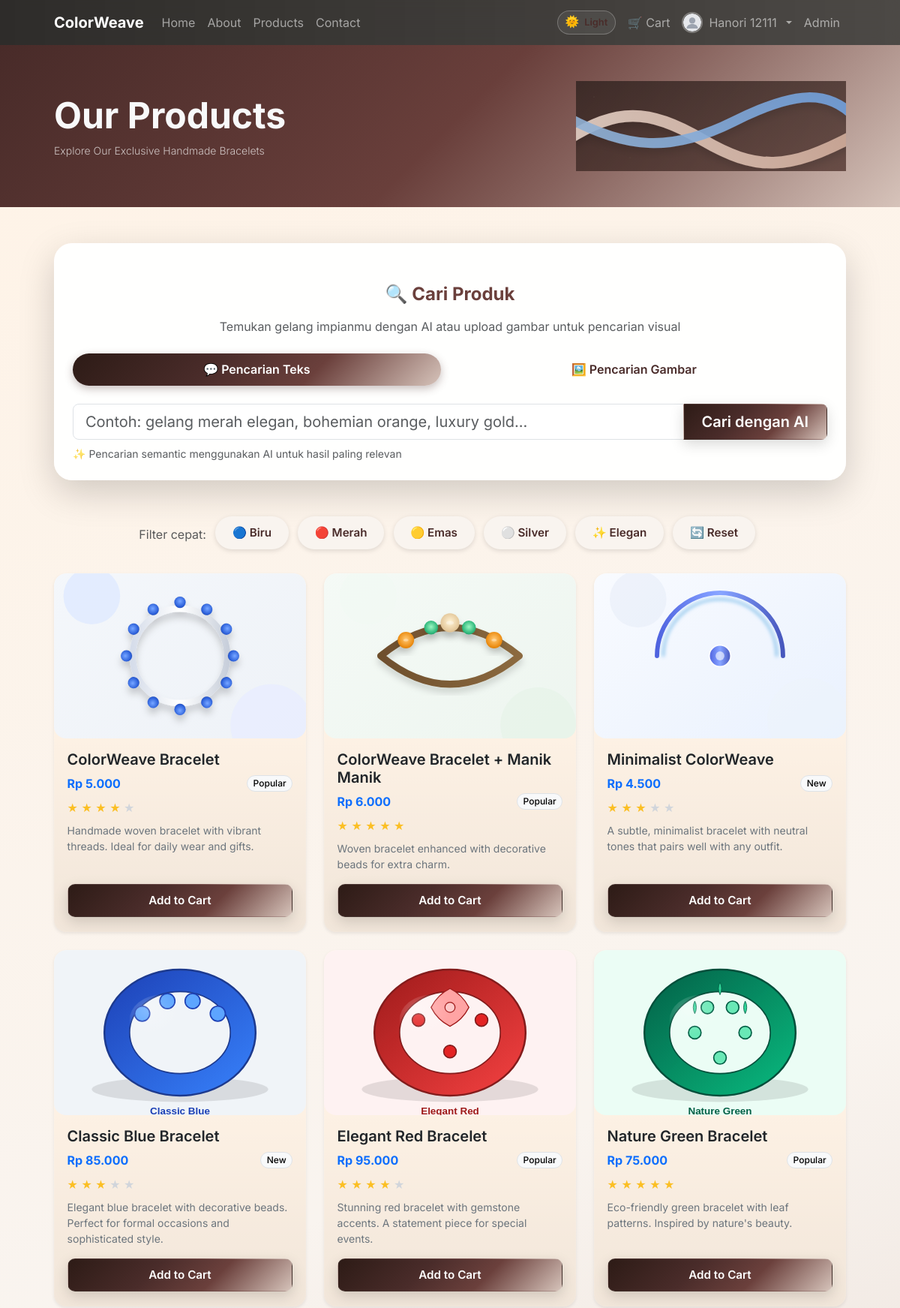
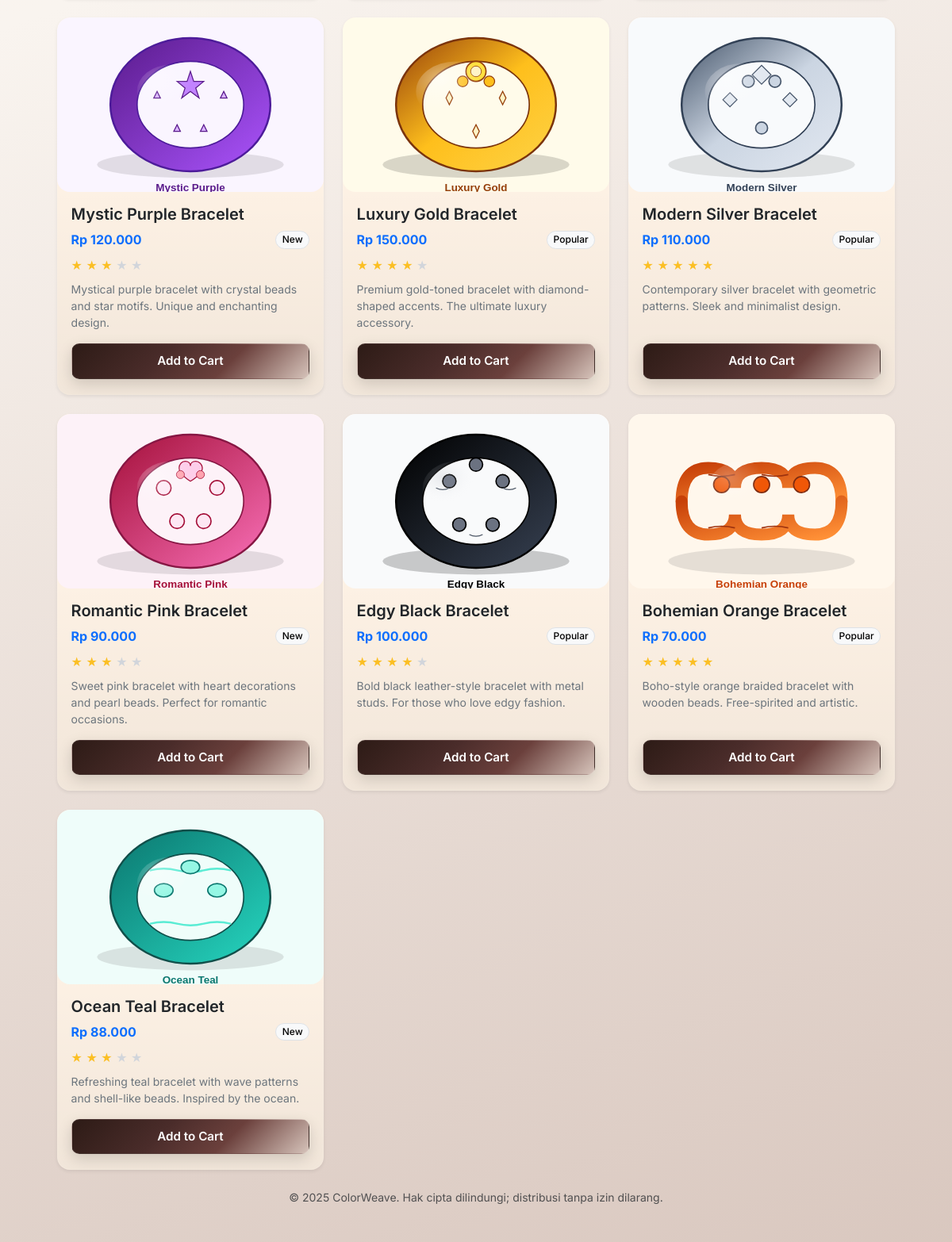
/products (signed in, upper part), run on the app's committed database (2 pictures, top to bottom).
### app/models.py (models this page shows, shortened)
class User(UserMixin, db.Model):
    __tablename__ = 'user'
    id = db.Column(db.Integer, primary_key=True)
    username = db.Column(db.String(80), unique=True, nullable=False)
    password_hash = db.Column(db.String(256), nullable=False)
    is_admin = db.Column(db.Boolean, default=False)
    email = db.Column(db.String(120), unique=True, nullable=True)
    bio = db.Column(db.Text, nullable=True)
    avatar = db.Column(db.String(256), nullable=True)

class Product(db.Model):
    __tablename__ = 'product'
    id = db.Column(db.Integer, primary_key=True)
    name = db.Column(db.String(200), nullable=False)
    price = db.Column(db.Integer, default=0)
    description = db.Column(db.Text, default='')
    image = db.Column(db.String(256), default='')
    stock = db.Column(db.Integer, default=0)

### app/routes.py (the view)
@main_bp.route('/products')
def products():
    try:
        products_data = load_products()
        return render_template('products.html', products=products_data)
    except Exception as e:
        flash('Error loading products', 'error')
        return redirect(url_for('main.home'))

### app/__init__.py (called while the page is built)
            def _wrapped_create_all(*a, **kw):
                if has_app_context():
                    return orig_create_all(*a, **kw)
                with app.app_context():
                    return orig_create_all(*a, **kw)

### app/utils.py (called while the page is built)
def load_products():
    try:
        db.create_all()
    except Exception:
        pass
    prods = []
    for p in Product.query.order_by(Product.id).all():
        prods.append({
            'id': p.id,
            'name': p.name,
            'price': p.price,
            'description': p.description,
            'image': p.image,
            'stock': p.stock,
        })
    return prods

### templates/products.html (shortened to what this page needs)
{% extends "base.html" %}
{% block content %}
<header class="products-hero gradient-primary text-light py-5">
    <div class="container">
        <div class="row align-items-center g-4">
            <div class="col-md-7">
                <h1 class="display-5 fw-bold mb-2">Our Products</h1>
                <p class="lead mb-0 text-light-50">Explore Our Exclusive Handmade Bracelets</p>
            </div>
            <div class="col-md-5 text-md-end">
                <img src="{{ url_for('static', filename='images/brand_abstract.svg') }}" alt="Brand motif" class="img-fluid opacity-75 d-none d-md-inline" style="max-height:120px;">
            </div>
        </div>
    </div>
</header>
<section class="products-section py-5">
    <div class="container">
        <div class="mb-5 p-4 glass-surface rounded-4 shadow-lg">
            <h3 class="mb-3 fw-bold text-center">🔍 Cari Produk</h3>
            <p class="text-center text-muted mb-4">Temukan gelang impianmu dengan AI atau upload gambar untuk pencarian visual</p>
            <ul class="nav nav-pills nav-fill mb-4" id="searchTabs" role="tablist">
                <li class="nav-item" role="presentation">
                    <button class="nav-link active" id="text-search-tab" data-bs-toggle="pill" data-bs-target="#text-search-pane" type="button" role="tab">
                        💬 Pencarian Teks
                    </button>
                </li>
                <li class="nav-item" role="presentation">
                    <button class="nav-link" id="image-search-tab" data-bs-toggle="pill" data-bs-target="#image-search-pane" type="button" role="tab">
                        🖼️ Pencarian Gambar
                    </button>
                </li>
            </ul>
            <div class="tab-content" id="searchTabContent">
                <div class="tab-pane fade show active" id="text-search-pane" role="tabpanel">
                    <form id="ai-search-form" onsubmit="event.preventDefault(); aiSearch();">
                        <div class="input-group input-group-lg">
                            <input id="ai-search-input" type="text" class="form-control" placeholder="Contoh: gelang merah elegan, bohemian orange, luxury gold..." autocomplete="off">
                            <button class="btn btn-primary px-4" type="submit">
                                <span class="d-none d-sm-inline">Cari dengan AI</span>
                            </button>
                        </div>
                        <small class="text-muted d-block mt-2">✨ Pencarian semantic menggunakan AI untuk hasil paling relevan</small>
                    </form>
                </div>
            </div>
        </div>
        <div class="mb-4 text-center">
            <span class="text-muted me-2">Filter cepat:</span>
            <button class="btn btn-sm btn-outline-secondary rounded-pill me-2 mb-2" onclick="document.getElementById('ai-search-input').value='gelang biru';aiSearch();">🔵 Biru</button>
            <button class="btn btn-sm btn-outline-secondary rounded-pill me-2 mb-2" onclick="document.getElementById('ai-search-input').value='gelang merah';aiSearch();">🔴 Merah</button>
            <button class="btn btn-sm btn-outline-secondary rounded-pill me-2 mb-2" onclick="document.getElementById('ai-search-input').value='gelang emas';aiSearch();">🟡 Emas</button>
            <button class="btn btn-sm btn-outline-secondary rounded-pill me-2 mb-2" onclick="document.getElementById('ai-search-input').value='gelang silver';aiSearch();">⚪ Silver</button>
            <button class="btn btn-sm btn-outline-secondary rounded-pill me-2 mb-2" onclick="document.getElementById('ai-search-input').value='gelang elegan';aiSearch();">✨ Elegan</button>
            <button class="btn btn-sm btn-outline-secondary rounded-pill me-2 mb-2" onclick="location.reload();">🔄 Reset</button>
        </div>
        <div class="row g-4" id="products-grid">
            {% for product in products %}
            <div class="col-12 col-sm-6 col-md-4">
                <div class="card h-100 product-card border-0 shadow-sm">
                    <a href="{{ url_for('product_detail', product_id=product.id) }}" class="d-block">
                        <div class="product-skel" data-skel>
                            {% set img_name = product.image if product.image else 'placeholder_product.svg' %}
                            <img src="{{ url_for('static', filename='images/' ~ img_name) }}"
                                 class="card-img-top object-fit-cover"
                                 alt="{{ product.name }}"
                                 width="400"
                                 height="220"
                                 loading="lazy"
                                 data-skel-img
                                 style="height:220px;"
                                 onerror="handleProductImageError(this);">
                        </div>
                    </a>
                    <div class="card-body d-flex flex-column">
                        <h5 class="card-title fw-semibold">{{ product.name }}</h5>
                                                <div class="d-flex justify-content-between align-items-center mb-2">
                                                    <p class="card-text text-primary fw-bold mb-0">{{ product.price|idr }}</p>
                                                    <span class="badge rounded-pill text-bg-light border">{% if product.stock and product.stock < 5 %}Low stock{% elif product.id % 3 == 0 %}New{% else %}Popular{% endif %}</span>
                                                </div>
                                                <div class="mb-2" aria-label="rating">
                                                    {% set stars = 3 + (product.id % 3) %}
                                                    {% for i in range(5) %}
                                                        {% if i < stars %}
                                                            <span style="color:#fbbf24;">★</span>
                                                        {% else %}
                                                            <span style="color:#d1d5db;">★</span>
                                                        {% endif %}
                                                    {% endfor %}
                                                </div>
                        <p class="card-text small text-secondary mb-3">{{ product.description }}</p>
                        <form action="{{ url_for('add_to_cart') }}" method="POST" class="mt-auto">
                            <button type="submit" class="btn btn-dark w-100">Add to Cart</button>
                        </form>
                    </div>
                </div>
            </div>
            {% endfor %}
        </div>
        <div class="text-center text-muted small mt-4">
            © 2025 ColorWeave. Hak cipta dilindungi; distribusi tanpa izin dilarang.
        </div>
    </div>
</section>
{% endblock %}

### templates/base.html (shortened to what this page needs)
<!DOCTYPE html>
<html lang="en">
<head>
    <link href="https://cdn.jsdelivr.net/npm/bootstrap@5.3.2/dist/css/bootstrap.min.css" rel="stylesheet">
    <link rel="stylesheet" href="{{ url_for('static', filename='style.css') }}">
</head>
<body>
    {% block header %}
    <header class="shadow-sm">
        {% set _ep = request.endpoint or '' %}
        {% if 'main.login' in _ep or 'main.register' in _ep %}
                <nav class="navbar navbar-dark bg-dark">
            <div class="container d-flex justify-content-between">
                <a class="navbar-brand fw-bold" href="/">ColorWeave</a>
                <div class="d-flex align-items-center gap-3">
                                            <button id="themeToggle" class="btn btn-outline btn-outline-light btn-sm" type="button" aria-label="Toggle theme" data-mode="light">
                                                    <span class="icon" data-icon>�</span><span class="label d-none d-md-inline" data-label>Light</span>
                                            </button>
                    {% if current_user.is_authenticated %}
                      <span class="text-light small">Hi, {{ current_user.username }}</span>
                      <a class="btn btn-sm btn-outline-light" href="/logout">Logout</a>
                    {% else %}
                      <a class="btn btn-sm btn-primary" href="/login">Login</a>
                    {% endif %}
                </div>
            </div>
        </nav>
        {% else %}
        <nav class="navbar navbar-expand-lg navbar-dark bg-dark">
            <div class="container">
                <a class="navbar-brand fw-bold" href="/">ColorWeave</a>
                <div class="collapse navbar-collapse" id="navbars">
                    <ul class="navbar-nav me-auto mb-2 mb-lg-0">
                        <li class="nav-item"><a class="nav-link" href="/">Home</a></li>
                        <li class="nav-item"><a class="nav-link" href="/about">About</a></li>
                        <li class="nav-item"><a class="nav-link" href="/products">Products</a></li>
                        <li class="nav-item"><a class="nav-link" href="/contact">Contact</a></li>
                    </ul>
                    <ul class="navbar-nav align-items-center">
                        <li class="nav-item me-2">
                                <button id="themeToggle" class="btn btn-outline btn-outline-light btn-sm" type="button" aria-label="Toggle theme" data-mode="light">
                                    <span class="icon" data-icon>�</span><span class="label d-none d-md-inline" data-label>Light</span>
                                </button>
                        </li>
                        <li class="nav-item"><a class="nav-link" href="/cart" aria-label="Cart">🛒 Cart</a></li>
                        {% if current_user.is_authenticated %}
                                                <li class="nav-item dropdown">
                                                        <a class="nav-link dropdown-toggle d-flex align-items-center gap-2" href="#" id="userMenu" role="button" data-bs-toggle="dropdown" aria-expanded="false">
                                                                {% if current_user.avatar %}
                                                                    <img src="{{ url_for('static', filename='images/avatars/' + current_user.avatar) }}" alt="avatar" class="rounded-circle" style="width:28px;height:28px;object-fit:cover;border:2px solid rgba(255,255,255,.3);">
                                                                {% else %}
                                                                    <img src="{{ url_for('static', filename='images/avatars/avatar_placeholder.svg') }}" alt="avatar" class="rounded-circle" style="width:28px;height:28px;object-fit:cover;border:2px solid rgba(255,255,255,.3);">
                                                                {% endif %}
                                                                <span>{{ current_user.username }}</span>
                                                        </a>
                                                </li>
                        {% else %}
                        <li class="nav-item"><a class="nav-link" href="/login">Login</a></li>
                        {% endif %}
                                                {% if current_user.is_authenticated and current_user.is_admin %}
                                                    <li class="nav-item"><a class="nav-link" href="/admin">Admin</a></li>
                                                {% else %}
                                                    <li class="nav-item"><a class="nav-link" href="/admin/login">Admin</a></li>
                                                {% endif %}
                    </ul>
                </div>
            </div>
        </nav>
        {% endif %}
    </header>
    {% endblock %}
    <main>
        {% block content %}{% endblock %}
    </main>
</body>
</html>

### data on the page
User: username "Hanori 12111"
Product: image (picture), name "ColorWeave Bracelet", price|idr "Rp 5.000", shows "Popular", description "Handmade woven bracelet with vibrant threads. Ideal for daily wear and gifts."
Product: image (picture), name "ColorWeave Bracelet + Manik Manik", price|idr "Rp 6.000", shows "Popular", description "Woven bracelet enhanced with decorative beads for extra charm."
Product: image (picture), name "Minimalist ColorWeave", price|idr "Rp 4.500", shows "New", description "A subtle, minimalist bracelet with neutral tones that pairs well with any outfit."
Product: image (picture), name "Classic Blue Bracelet", price|idr "Rp 85.000", shows "New", description "Elegant blue bracelet with decorative beads. Perfect for formal occasions and sophisticated style."
Product: image (picture), name "Elegant Red Bracelet", price|idr "Rp 95.000", shows "Popular", description "Stunning red bracelet with gemstone accents. A statement piece for special events."
Product: image (picture), name "Nature Green Bracelet", price|idr "Rp 75.000", shows "Popular", description "Eco-friendly green bracelet with leaf patterns. Inspired by nature's beauty."
Product: image (picture), name "Mystic Purple Bracelet", price|idr "Rp 120.000", shows "New", description "Mystical purple bracelet with crystal beads and star motifs. Unique and enchanting design."
Product: image (picture), name "Luxury Gold Bracelet", price|idr "Rp 150.000", shows "Popular", description "Premium gold-toned bracelet with diamond-shaped accents. The ultimate luxury accessory."
Product: image (picture), name "Modern Silver Bracelet", price|idr "Rp 110.000", shows "Popular", description "Contemporary silver bracelet with geometric patterns. Sleek and minimalist design."
Product: image (picture), name "Romantic Pink Bracelet", price|idr "Rp 90.000", shows "New", description "Sweet pink bracelet with heart decorations and pearl beads. Perfect for romantic occasions."
Product: image (picture), name "Edgy Black Bracelet", price|idr "Rp 100.000", shows "Popular", description "Bold black leather-style bracelet with metal studs. For those who love edgy fashion."
Product: image (picture), name "Bohemian Orange Bracelet", price|idr "Rp 70.000", shows "Popular", description "Boho-style orange braided bracelet with wooden beads. Free-spirited and artistic."
Product: image (picture), name "Ocean Teal Bracelet", price|idr "Rp 88.000", shows "New", description "Refreshing teal bracelet with wave patterns and shell-like beads. Inspired by the ocean."
